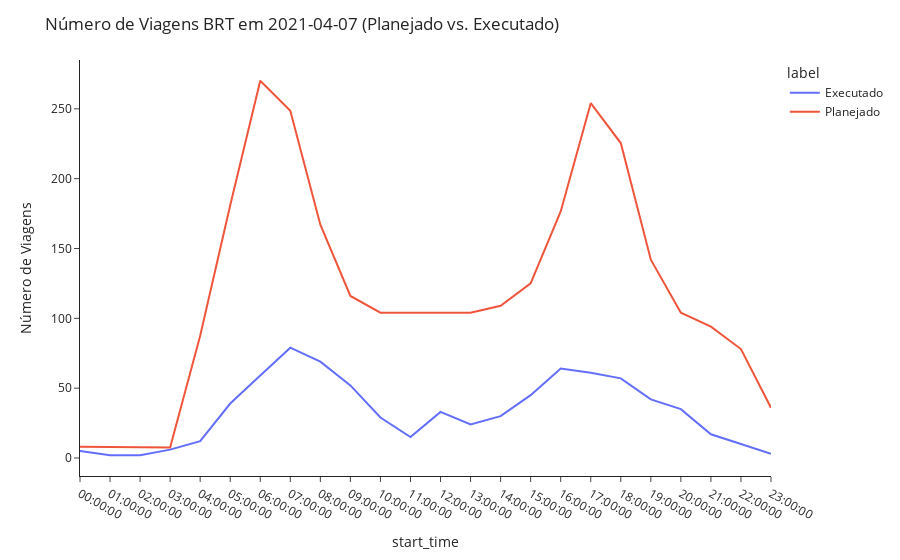

This figure's notebook cell:
### Code cell
r = hourly_trips(rgtfs, 'Executado')
g = hourly_trips(gtfs, 'Planejado')
fig = px.line(pd.concat([r,g]), x='start_time', y='n_trips', color='label')

fig.update_layout(
    template='simple_white',
    yaxis_title='Número de Viagens',
    title='Número de Viagens BRT em 2021-04-07 (Planejado vs. Executado)',
    hovermode="x"
)

fig.show()

### Figure 1 — Plotly figure (JSON) as saved in the notebook; plotly's stock layout.template omitted (floating-point values rounded to 4 significant figures)
{"data": [{"hovertemplate": "label=Executado<br>start_time=%{x}<br>n_trips=%{y}<extra></extra>", "legendgroup": "Executado", "line": {"color": "#636efa", "dash": "solid"}, "mode": "lines", "name": "Executado", "orientation": "v", "showlegend": true, "type": "scatter", "x": ["00:00:00", "01:00:00", "02:00:00", "03:00:00", "04:00:00", "05:00:00", "06:00:00", "07:00:00", "08:00:00", "09:00:00", "10:00:00", "11:00:00", "12:00:00", "13:00:00", "14:00:00", "15:00:00", "16:00:00", "17:00:00", "18:00:00", "19:00:00", "20:00:00", "21:00:00", "22:00:00", "23:00:00"], "xaxis": "x", "y": [5, 2, 2, 6, 12, 39, 59, 79, 69, 52, 29, 15, 33, 24, 30, 45, 64, 61, 57, 42.0, 35, 17, 10, 3], "yaxis": "y"}, {"hovertemplate": "label=Planejado<br>start_time=%{x}<br>n_trips=%{y}<extra></extra>", "legendgroup": "Planejado", "line": {"color": "#EF553B", "dash": "solid"}, "mode": "lines", "name": "Planejado", "orientation": "v", "showlegend": true, "type": "scatter", "x": ["00:00:00", "03:00:00", "04:00:00", "05:00:00", "06:00:00", "07:00:00", "08:00:00", "09:00:00", "10:00:00", "11:00:00", "12:00:00", "13:00:00", "14:00:00", "15:00:00", "16:00:00", "17:00:00", "18:00:00", "19:00:00", "20:00:00", "21:00:00", "22:00:00", "23:00:00"], "xaxis": "x", "y": [8, 7.5, 87.5, 181, 270.1, 248.6, 167, 116, 104, 104, 104, 104, 109, 125, 176.5, 254.1, 225.5, 142, 104, 94, 78, 36], "yaxis": "y"}], "layout": {"hovermode": "x", "legend": {"title": {"text": "label"}, "tracegroupgap": 0}, "margin": {"t": 60}, "title": {"text": "Número de Viagens BRT em 2021-04-07 (Planejado vs. Executado)"}, "xaxis": {"anchor": "y", "domain": [0, 1], "title": {"text": "start_time"}}, "yaxis": {"anchor": "x", "domain": [0, 1], "title": {"text": "Número de Viagens"}}}}
